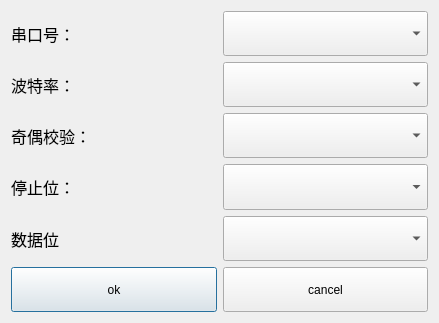
<?xml version="1.0" encoding="UTF-8"?>
<ui version="4.0">
 <class>SerialDialog</class>
 <widget class="QDialog" name="SerialDialog">
  <property name="geometry">
   <rect>
    <x>0</x>
    <y>0</y>
    <width>439</width>
    <height>323</height>
   </rect>
  </property>
  <property name="sizePolicy">
   <sizepolicy hsizetype="Preferred" vsizetype="Minimum">
    <horstretch>0</horstretch>
    <verstretch>0</verstretch>
   </sizepolicy>
  </property>
  <property name="windowTitle">
   <string>Dialog</string>
  </property>
  <layout class="QGridLayout" name="gridLayout">
   <item row="0" column="0">
    <layout class="QVBoxLayout" name="verticalLayout_3">
     <item>
      <layout class="QHBoxLayout" name="horizontalLayout">
       <item>
        <layout class="QVBoxLayout" name="verticalLayout">
         <item>
          <widget class="QLabel" name="label_5">
           <property name="font">
            <font>
             <family>Microsoft YaHei UI</family>
             <pointsize>12</pointsize>
            </font>
           </property>
           <property name="text">
            <string>串口号：</string>
           </property>
          </widget>
         </item>
         <item>
          <widget class="QLabel" name="label_6">
           <property name="font">
            <font>
             <family>Microsoft YaHei UI</family>
             <pointsize>12</pointsize>
            </font>
           </property>
           <property name="text">
            <string>波特率：</string>
           </property>
          </widget>
         </item>
         <item>
          <widget class="QLabel" name="label_7">
           <property name="font">
            <font>
             <family>Microsoft YaHei UI</family>
             <pointsize>12</pointsize>
            </font>
           </property>
           <property name="text">
            <string>奇偶校验：</string>
           </property>
          </widget>
         </item>
         <item>
          <widget class="QLabel" name="label_8">
           <property name="font">
            <font>
             <family>Microsoft YaHei UI</family>
             <pointsize>12</pointsize>
            </font>
           </property>
           <property name="text">
            <string>停止位：</string>
           </property>
          </widget>
         </item>
         <item>
          <widget class="QLabel" name="label_9">
           <property name="font">
            <font>
             <family>Microsoft YaHei UI</family>
             <pointsize>12</pointsize>
            </font>
           </property>
           <property name="text">
            <string>数据位</string>
           </property>
          </widget>
         </item>
         <item>
          <widget class="QPushButton" name="pushButtonOK">
           <property name="sizePolicy">
            <sizepolicy hsizetype="Minimum" vsizetype="Preferred">
             <horstretch>0</horstretch>
             <verstretch>0</verstretch>
            </sizepolicy>
           </property>
           <property name="text">
            <string>ok</string>
           </property>
          </widget>
         </item>
        </layout>
       </item>
       <item>
        <layout class="QVBoxLayout" name="verticalLayout_2">
         <item>
          <widget class="QComboBox" name="serialportNameCombobox">
           <property name="sizePolicy">
            <sizepolicy hsizetype="Preferred" vsizetype="Preferred">
             <horstretch>0</horstretch>
             <verstretch>0</verstretch>
            </sizepolicy>
           </property>
           <property name="font">
            <font>
             <family>Microsoft YaHei UI</family>
             <pointsize>12</pointsize>
            </font>
           </property>
           <property name="iconSize">
            <size>
             <width>12</width>
             <height>12</height>
            </size>
           </property>
          </widget>
         </item>
         <item>
          <widget class="QComboBox" name="baundRateComboBox">
           <property name="sizePolicy">
            <sizepolicy hsizetype="Preferred" vsizetype="Preferred">
             <horstretch>0</horstretch>
             <verstretch>0</verstretch>
            </sizepolicy>
           </property>
           <property name="font">
            <font>
             <family>Microsoft YaHei UI</family>
             <pointsize>12</pointsize>
            </font>
           </property>
           <property name="iconSize">
            <size>
             <width>12</width>
             <height>12</height>
            </size>
           </property>
          </widget>
         </item>
         <item>
          <widget class="QComboBox" name="correctBitCombobox">
           <property name="sizePolicy">
            <sizepolicy hsizetype="Preferred" vsizetype="Preferred">
             <horstretch>0</horstretch>
             <verstretch>0</verstretch>
            </sizepolicy>
           </property>
           <property name="font">
            <font>
             <family>Microsoft YaHei UI</family>
             <pointsize>12</pointsize>
            </font>
           </property>
           <property name="iconSize">
            <size>
             <width>12</width>
             <height>12</height>
            </size>
           </property>
          </widget>
         </item>
         <item>
          <widget class="QComboBox" name="stopBitComboBox">
           <property name="sizePolicy">
            <sizepolicy hsizetype="Preferred" vsizetype="Preferred">
             <horstretch>0</horstretch>
             <verstretch>0</verstretch>
            </sizepolicy>
           </property>
           <property name="font">
            <font>
             <family>Microsoft YaHei UI</family>
             <pointsize>12</pointsize>
            </font>
           </property>
           <property name="iconSize">
            <size>
             <width>12</width>
             <height>12</height>
            </size>
           </property>
          </widget>
         </item>
         <item>
          <widget class="QComboBox" name="dataBitsComboBox">
           <property name="sizePolicy">
            <sizepolicy hsizetype="Preferred" vsizetype="Preferred">
             <horstretch>0</horstretch>
             <verstretch>0</verstretch>
            </sizepolicy>
           </property>
           <property name="font">
            <font>
             <family>Microsoft YaHei UI</family>
             <pointsize>12</pointsize>
            </font>
           </property>
           <property name="iconSize">
            <size>
             <width>12</width>
             <height>12</height>
            </size>
           </property>
          </widget>
         </item>
         <item>
          <widget class="QPushButton" name="pushButtonCancel">
           <property name="sizePolicy">
            <sizepolicy hsizetype="Minimum" vsizetype="Preferred">
             <horstretch>0</horstretch>
             <verstretch>0</verstretch>
            </sizepolicy>
           </property>
           <property name="text">
            <string>cancel</string>
           </property>
          </widget>
         </item>
        </layout>
       </item>
      </layout>
     </item>
    </layout>
   </item>
  </layout>
 </widget>
 <resources/>
 <connections/>
</ui>
